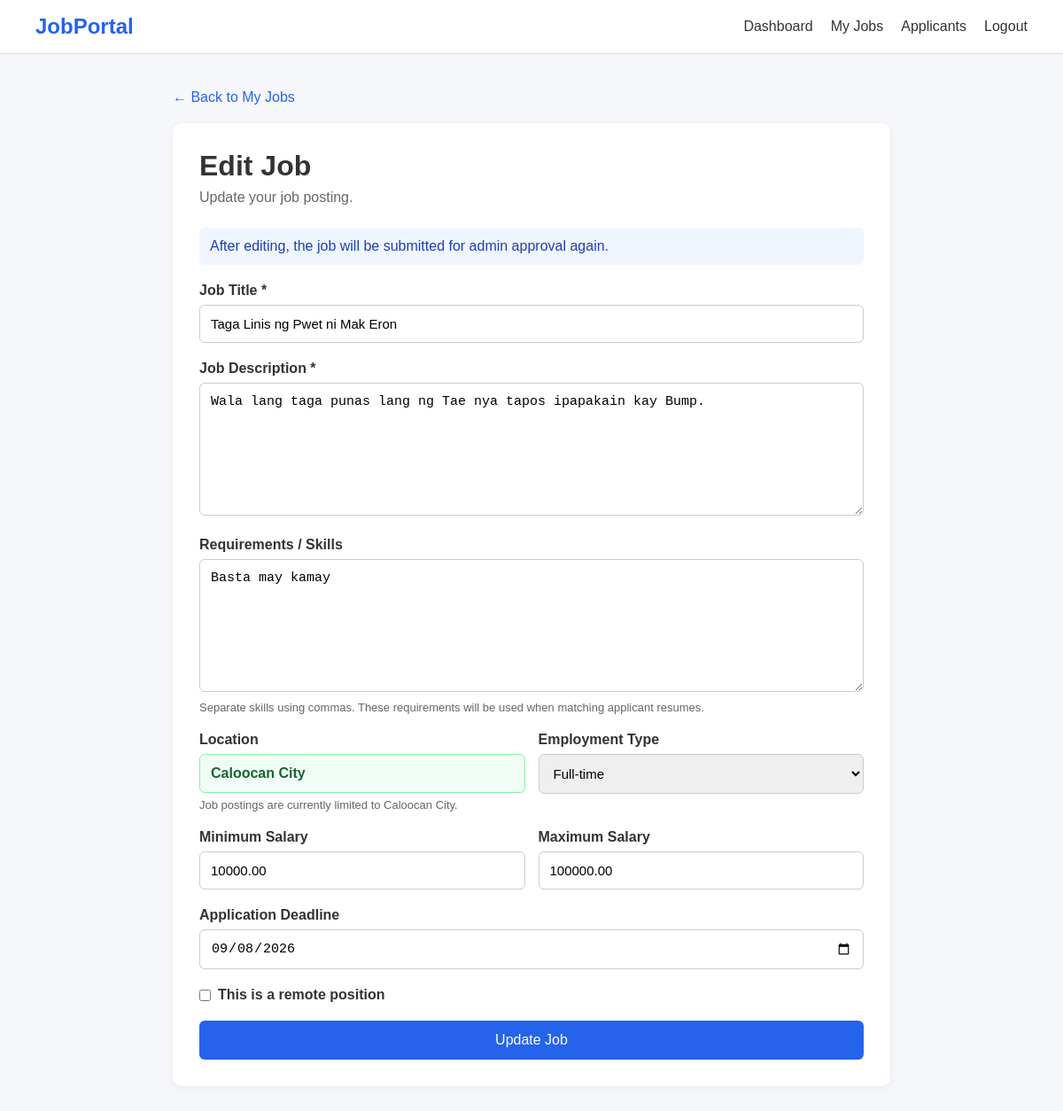
Screenshot of /employer/edit-job.php?id=1 (signed in) with the database file from the repository.
### tables this page shows
CREATE TABLE `jobs` (
  `id` int(10) UNSIGNED NOT NULL,
  `employer_id` int(10) UNSIGNED NOT NULL,
  `job_title` varchar(255) NOT NULL,
  `description` text NOT NULL,
  `requirements` text DEFAULT NULL,
  `location` varchar(255) DEFAULT NULL,
  `employment_type` enum('Full-time','Part-time','Contract','Internship','Freelance') NOT NULL DEFAULT 'Full-time',
  `salary_min` decimal(12,2) DEFAULT NULL,
  `salary_max` decimal(12,2) DEFAULT NULL,
  `is_remote` tinyint(1) NOT NULL DEFAULT 0,
  `status` enum('pending','approved','rejected','closed') NOT NULL DEFAULT 'pending',
  `application_deadline` date DEFAULT NULL,
  `created_at` timestamp NOT NULL DEFAULT current_timestamp(),
  `updated_at` timestamp NOT NULL DEFAULT current_timestamp() ON UPDATE current_timestamp()
);

### employer/edit-job.php (the view, shortened to what this page needs)
<?php
require_once "../config/database.php";
$userId = $_SESSION["user_id"];
$jobId = isset($_GET["id"])
    ? (int) $_GET["id"]
    : 0;
$stmt = $pdo->prepare("
    SELECT id, company_name
    FROM employers
    WHERE user_id = ?
    LIMIT 1
");
$stmt->execute([$userId]);
$employer = $stmt->fetch();
$employerId = $employer["id"];
$stmt = $pdo->prepare("
    SELECT *
    FROM jobs
    WHERE id = ?
    AND employer_id = ?
    LIMIT 1
");
$stmt->execute([
    $jobId,
    $employerId
]);
$job = $stmt->fetch();
?>
<!DOCTYPE html>
<html lang="en">
<head>
</head>
<body>
<nav class="navbar">
    <div class="logo">
        JobPortal
    </div>
    <div class="nav-links">
        <a href="dashboard.php">
            Dashboard
        </a>
        <a href="jobs.php">
            My Jobs
        </a>
        <a href="applicants.php">
            Applicants
        </a>
        <a href="../logout.php">
            Logout
        </a>
    </div>
</nav>
<div class="container">
    <a href="jobs.php" class="back">
        ← Back to My Jobs
    </a>
    <div class="card">
        <h1>
            Edit Job
        </h1>
        <p class="subtitle">
            Update your job posting.
        </p>
        <div class="note">
            After editing, the job will be submitted
            for admin approval again.
        </div>
        <form method="POST">
            <div class="form-group">
                <label>
                    Job Title *
                </label>
                <input
                    type="text"
                    name="job_title"
                    value="<?= htmlspecialchars(
                        $job["job_title"]
                    ) ?>"
                    required
                >
            </div>
            <div class="form-group">
                <label>
                    Job Description *
                </label>
                <textarea
                    name="description"
                    required
                ><?= htmlspecialchars(
                    $job["description"]
                ) ?></textarea>
            </div>
            <div class="form-group">
                <label>
                    Requirements / Skills
                </label>
                <textarea
                    name="requirements"
                    placeholder="Example: PHP, Laravel, Vue.js, MySQL, REST API"
                ><?= htmlspecialchars(
                    $job["requirements"] ?? ""
                ) ?></textarea>
                <small class="help-text">
                    Separate skills using commas.
                    These requirements will be used when matching
                    applicant resumes.
                </small>
            </div>
            <div class="row">
                <div class="form-group">
                    <label>
                        Location
                    </label>
                    <div class="location-box">
                        Caloocan City
                    </div>
                    <small class="help-text">
                        Job postings are currently limited to
                        Caloocan City.
                    </small>
                </div>
                <div class="form-group">
                    <label>
                        Employment Type
                    </label>
                    <select name="employment_type">
                        <?php
                        $types = [
                            "Full-time",
                            "Part-time",
                            "Contract",
                            "Internship",
                            "Freelance"
                        ];
                        foreach ($types as $type):
                        ?>
                            <option
                                value="<?= htmlspecialchars($type) ?>"
                                <?= $job["employment_type"] === $type
                                    ? "selected"
                                    : ""
                                ?>
                            >
                                <?= htmlspecialchars($type) ?>
                            </option>
                        <?php endforeach; ?>
                    </select>
                </div>
            </div>
            <div class="row">
                <div class="form-group">
                    <label>
                        Minimum Salary
                    </label>
                    <input
                        type="number"
                        name="salary_min"
                        min="0"
                        step="0.01"
                        value="<?= htmlspecialchars(
                            $job["salary_min"] ?? ""
                        ) ?>"
                    >
                </div>
                <div class="form-group">
                    <label>
                        Maximum Salary
                    </label>
                    <input
                        type="number"
                        name="salary_max"
                        min="0"
                        step="0.01"
                        value="<?= htmlspecialchars(
                            $job["salary_max"] ?? ""
                        ) ?>"
                    >
                </div>
            </div>
            <div class="form-group">
                <label>
                    Application Deadline
                </label>
                <input
                    type="date"
                    name="application_deadline"
                    value="<?= htmlspecialchars(
                        $job["application_deadline"] ?? ""
                    ) ?>"
                >
            </div>
            <div class="form-group checkbox">
                <input
                    type="checkbox"
                    name="is_remote"
                    id="is_remote"
                    <?= $job["is_remote"]
                        ? "checked"
                        : ""
                    ?>
                >
                <label
                    for="is_remote"
                    style="margin:0;"
                >
                    This is a remote position
                </label>
            </div>
            <button type="submit">
                Update Job
            </button>
        </form>
    </div>
</div>
</body>
</html>

### employer/edit-job.php (style rules this page uses)
* { box-sizing: border-box; margin: 0; padding: 0; }
body { font-family: Arial, sans-serif; background: #f5f7fb; color: #333; }
.navbar { background: white; border-bottom: 1px solid #ddd; padding: 16px 40px; display: flex; justify-content: space-between; align-items: center; }
.logo { font-size: 24px; font-weight: bold; color: #2563eb; }
.nav-links { display: flex; gap: 20px; }
.nav-links a { text-decoration: none; color: #333; }
.container { max-width: 850px; margin: 40px auto; padding: 0 20px; }
.back { display: inline-block; margin-bottom: 20px; color: #2563eb; text-decoration: none; }
.card { background: white; padding: 30px; border-radius: 10px; box-shadow: 0 2px 10px rgba(0,0,0,0.05); }
h1 { margin-bottom: 8px; }
.subtitle { color: #666; margin-bottom: 25px; }
.note { background: #eff6ff; color: #1e40af; padding: 12px; border-radius: 6px; margin-bottom: 20px; }
.form-group { margin-bottom: 20px; }
label { display: block; font-weight: bold; margin-bottom: 7px; }
input, select, textarea { width: 100%; padding: 12px; border: 1px solid #ccc; border-radius: 6px; font-size: 15px; }
textarea { min-height: 150px; resize: vertical; }
.row { display: grid; grid-template-columns: 1fr 1fr; gap: 15px; }
.checkbox { display: flex; align-items: center; gap: 8px; }
.checkbox input { width: auto; }
.location-box { background: #f0fdf4; border: 1px solid #86efac; color: #166534; padding: 12px; border-radius: 6px; font-weight: bold; }
button { width: 100%; padding: 13px; border: none; border-radius: 6px; background: #2563eb; color: white; font-size: 16px; cursor: pointer; }
.help-text { display: block; margin-top: 6px; color: #666; font-size: 13px; }

### rows the page displays
jobs: job_title "Taga Linis ng Pwet ni Mak Eron", description "Wala lang taga punas lang ng Tae nya tapos ipapakain kay Bump.", requirements "Basta may kamay", employment_type "Full-time", salary_min "10000.00", salary_max "100000.00", application_deadline "09/08/2026"
